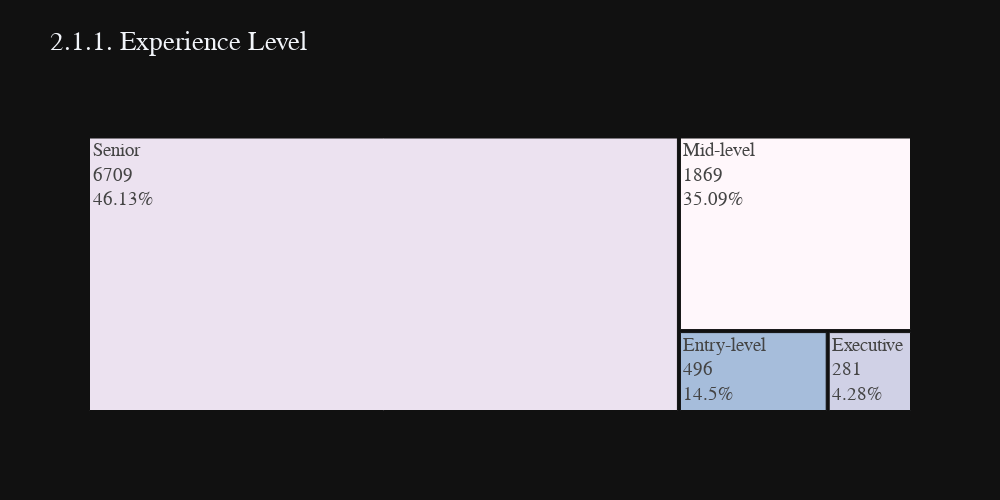

The code cell stored with this chart in its notebook:
### Code cell
df['experience_level'] = df['experience_level'].replace('EN','Entry-level')
df['experience_level'] = df['experience_level'].replace('MI','Mid-level')
df['experience_level'] = df['experience_level'].replace('SE','Senior')
df['experience_level'] = df['experience_level'].replace('EX','Executive')

ex_level = df['experience_level'].value_counts()
fig = px.treemap(ex_level, 
                 path=[ex_level.index],
                 values=ex_level.values, 
                 title = '2.1.1. Experience Level',
                 color=ex_level.index,
                 color_discrete_sequence=px.colors.sequential.PuBuGn,
                 template='plotly_dark',
#                  textinfo = "label+value+percent parent+percent entry+percent root",
                 width=1000, height=500)

percents = np.round((100*ex_level.values / sum(ex_level.values)).tolist(),2)
fig.data[0].customdata = [35.09, 46.13, 4.28 , 14.5]
fig.data[0].texttemplate = '%{label}<br>%{value}<br>%{customdata}%'

fig.update_layout(
    font=dict(size=19,family="Franklin Gothic"))

fig.show()

### Figure 1 — Plotly figure (JSON) as saved in the notebook; plotly's stock layout.template omitted (floating-point values rounded to 4 significant figures)
{"data": [{"branchvalues": "total", "customdata": [35.09, 46.13, 4.28, 14.5], "domain": {"x": [0, 1], "y": [0, 1]}, "hovertemplate": "labels=%{label}<br>value=%{value}<br>parent=%{parent}<br>id=%{id}<br>experience_level=%{customdata[0]}<extra></extra>", "ids": ["Mid-level", "Senior", "Executive", "Entry-level"], "labels": ["Mid-level", "Senior", "Executive", "Entry-level"], "marker": {"colors": ["rgb(255,247,251)", "rgb(236,226,240)", "rgb(208,209,230)", "rgb(166,189,219)"]}, "name": "", "parents": ["", "", "", ""], "texttemplate": "%{label}<br>%{value}<br>%{customdata}%", "type": "treemap", "values": [1869, 6709, 281, 496]}], "layout": {"font": {"family": "Franklin Gothic", "size": 19}, "height": 500, "legend": {"tracegroupgap": 0}, "title": {"text": "2.1.1. Experience Level"}, "treemapcolorway": ["rgb(255,247,251)", "rgb(236,226,240)", "rgb(208,209,230)", "rgb(166,189,219)", "rgb(103,169,207)", "rgb(54,144,192)", "rgb(2,129,138)", "rgb(1,108,89)", "rgb(1,70,54)"], "width": 1000}}
